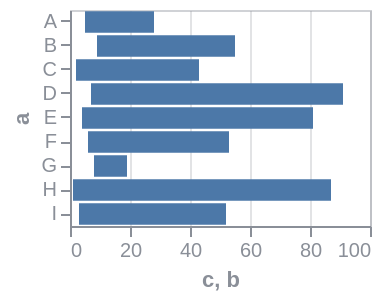

Vega-Lite specification stored for this chart:
### Vega specification from a JSON file in a GitHub repository (floating-point values rounded to 4 significant figures)
{"$schema": "https://vega.github.io/schema/vega/v6.json", "background": null, "padding": 5, "width": 150, "height": 108, "style": "cell", "data": [{"name": "source_0", "values": [{"a": "A", "b": 28, "c": 5, "g": "x"}, {"a": "B", "b": 55, "c": 9, "g": "y"}, {"a": "C", "b": 43, "c": 2, "g": "x"}, {"a": "D", "b": 91, "c": 7, "g": "y"}, {"a": "E", "b": 81, "c": 4, "g": "x"}, {"a": "F", "b": 53, "c": 6, "g": "y"}, {"a": "G", "b": 19, "c": 8, "g": "x"}, {"a": "H", "b": 87, "c": 1, "g": "y"}, {"a": "I", "b": 52, "c": 3, "g": "x"}]}, {"name": "data_0", "source": "source_0", "transform": [{"type": "filter", "expr": "isValid(datum[\"c\"]) && isFinite(+datum[\"c\"])"}]}], "marks": [{"name": "marks", "type": "rect", "style": ["bar"], "from": {"data": "data_0"}, "encode": {"update": {"fill": {"value": "#4c78a8"}, "ariaRoleDescription": {"value": "bar"}, "description": {"signal": "\"c: \" + (format(datum[\"c\"], \"\")) + \"; a: \" + (isValid(datum[\"a\"]) ? isArray(datum[\"a\"]) ? join(datum[\"a\"], ' ') : datum[\"a\"] : \"\"+datum[\"a\"]) + \"; b: \" + (format(datum[\"b\"], \"\"))"}, "x": {"scale": "x", "field": "c"}, "x2": {"scale": "x", "field": "b"}, "y": {"scale": "y", "field": "a"}, "height": {"signal": "max(0.25, bandwidth('y'))"}}}}], "scales": [{"name": "x", "type": "linear", "domain": {"data": "data_0", "fields": ["c", "b"]}, "range": [0, {"signal": "width"}], "nice": true, "zero": true}, {"name": "y", "type": "band", "domain": {"data": "data_0", "field": "a", "sort": true}, "range": [0, {"signal": "height"}], "paddingInner": 0.1, "paddingOuter": 0.05}], "axes": [{"scale": "x", "orient": "bottom", "gridScale": "y", "grid": true, "tickCount": {"signal": "ceil(width/40)"}, "domain": false, "labels": false, "aria": false, "maxExtent": 0, "minExtent": 0, "ticks": false, "zindex": 0}, {"scale": "x", "orient": "bottom", "grid": false, "title": "c, b", "labelFlush": true, "labelOverlap": true, "tickCount": {"signal": "ceil(width/40)"}, "zindex": 0}, {"scale": "y", "orient": "left", "grid": false, "title": "a", "zindex": 0}], "config": {"axis": {"labelColor": "#8a8f98", "titleColor": "#8a8f98", "domainColor": "#8a8f98", "tickColor": "#8a8f98", "gridColor": "#8a8f98", "gridOpacity": 0.25}, "legend": {"labelColor": "#8a8f98", "titleColor": "#8a8f98"}, "style": {"cell": {"stroke": "#8a8f98", "strokeOpacity": 0.4}}}}
